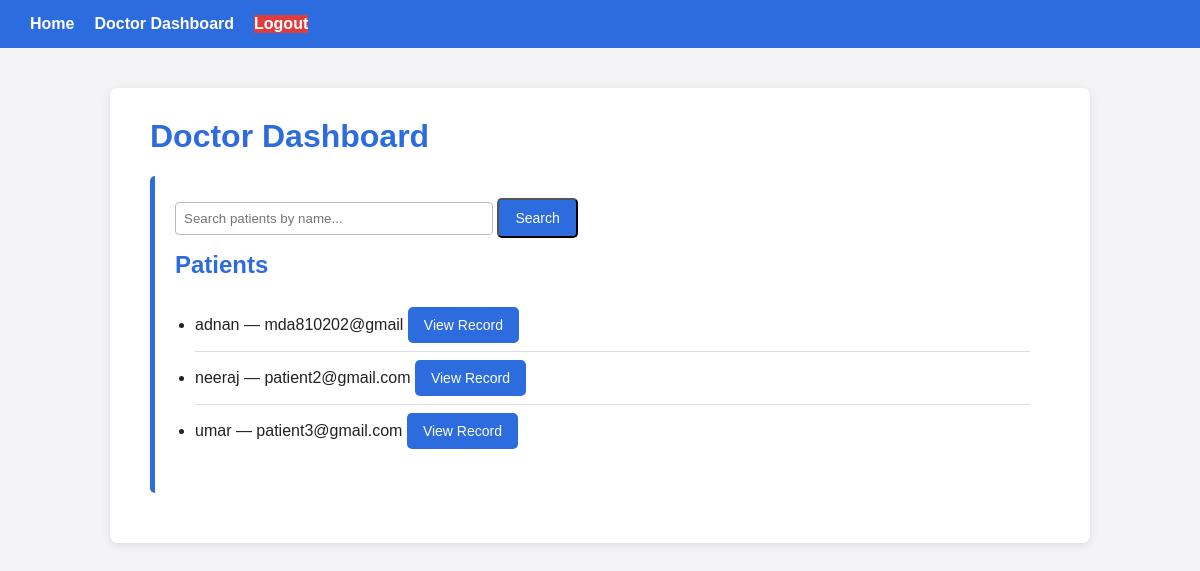
Page /doctor/dashboard (signed in) on the committed database.
### website/models.py (models this page shows, shortened)
class User(UserMixin, db.Model):
    id = db.Column(db.Integer, primary_key=True)
    name = db.Column(db.String(100), nullable=False)
    email = db.Column(db.String(120), unique=True, nullable=False)
    password_hash = db.Column(db.String(200), nullable=False)
    role = db.Column(db.String(20), nullable=False)  # 'patient' or 'doctor'

### website/views.py (the view)
@views.route("/doctor/dashboard", methods=["GET", "POST"])
@login_required
def doctor_dashboard():
    if current_user.role != "doctor":
        abort(403)
    search_query = request.args.get("search", "").strip()
    if search_query:
        patients = User.query.filter(
            User.role == "patient",
            User.name.ilike(f"%{search_query}%")
        ).order_by(User.name.asc()).all()
    else:
        patients = User.query.filter_by(role="patient").order_by(User.name.asc()).all()
    return render_template(
        "doctor_dashboard.html",
        patients=patients,
        search_query=search_query,
    )

### website/models.py (called while the page is built)
@login_manager.user_loader
def load_user(user_id):
    return User.query.get(int(user_id))

### website/templates/doctor_dashboard.html (shortened to what this page needs)
{% extends "base.html" %}
{% block content %}
<h1>Doctor Dashboard</h1>
<div class="card">
    <form method="GET" action="{{ url_for('views.doctor_dashboard') }}">
        <input type="text"
               name="search"
               placeholder="Search patients by name..."
               value="{{ search_query }}"
               style="width: 300px; padding: 8px;">
        <button type="submit" class="btn">Search</button>
    </form>
    <h2>Patients</h2>
    <ul>
        {% if patients %}
            {% for p in patients %}
                <li>
                    {{ p.name }} — {{ p.email }}
                    <a href="{{ url_for('views.doctor_patient_detail', patient_id=p.id) }}" class="btn">
                        View Record
                    </a>
                </li>
            {% endfor %}
        {% else %}
            <li>No patients found.</li>
        {% endif %}
    </ul>
</div>
{% endblock %}

### website/static/css/style.css (style rules this page uses)
body { margin: 0; padding: 0; font-family: Arial, Helvetica, sans-serif; background: #f4f4f7; color: #222; }
h1, h2 { margin-top: 0; color: #2d6cdf; }
.btn { display: inline-block; background: #2d6cdf; color: #fff !important; padding: 10px 16px; border-radius: 5px; text-decoration: none; font-size: 14px; }
form input, form textarea, form select { width: 100%; padding: 10px; margin-top: 6px; margin-bottom: 16px; border: 1px solid #ccc; border-radius: 4px; }
button { cursor: pointer; }
ul { padding-left: 20px; }
li { padding: 8px 0; border-bottom: 1px solid #ddd; }
li:last-child { border-bottom: none; }
.card { background: #fff; padding: 20px; margin-bottom: 20px; border-left: 5px solid #2d6cdf; border-radius: 5px; }
input[type="text"] { border: 1px solid #bbb; border-radius: 4px; }

### rows in the picture
User: name "adnan", email "mda810202@gmail"
User: name "neeraj", email "patient2@gmail.com"
User: name "umar", email "patient3@gmail.com"
